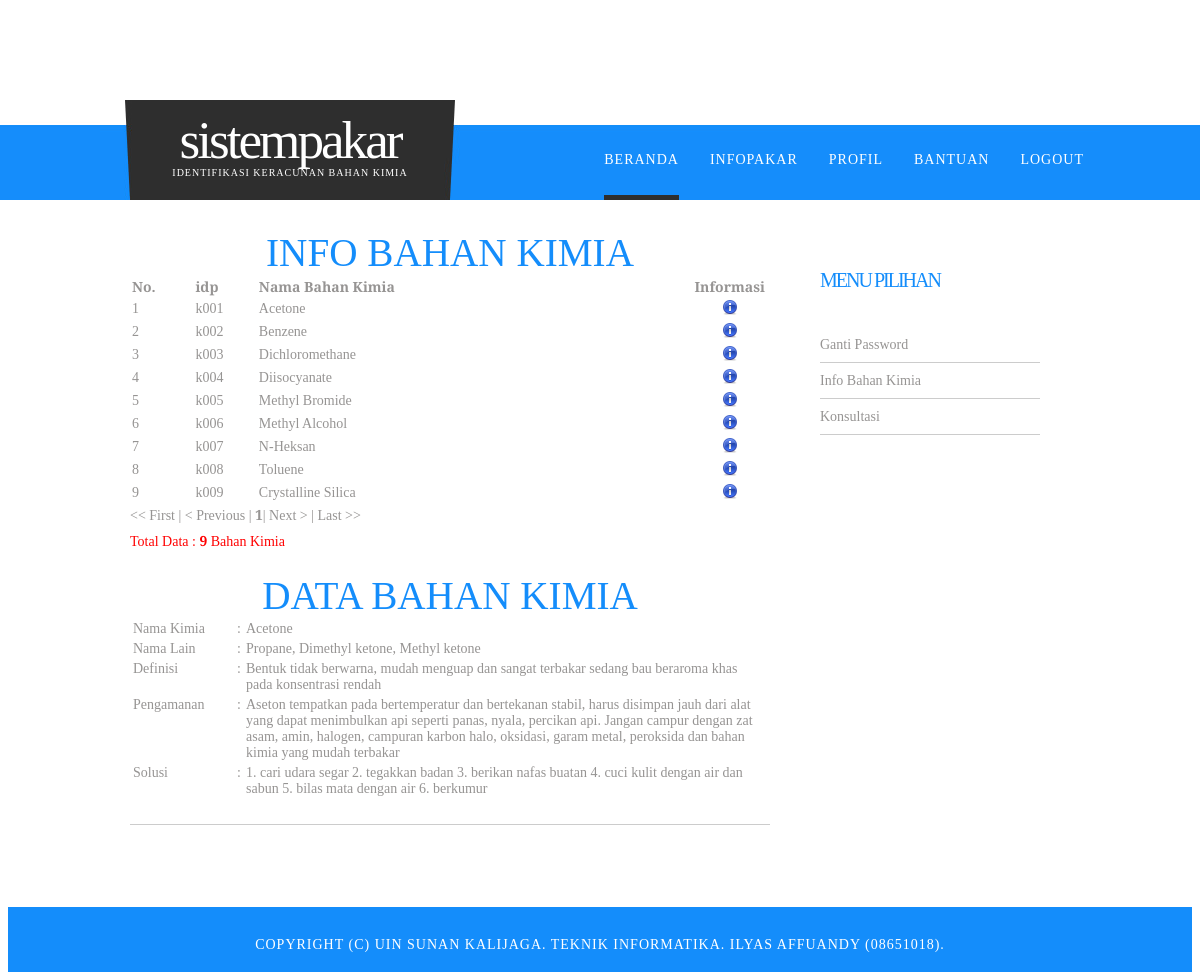
The app's page /home.php?page=infokimia&aksi=edit&idk=k001 (signed in), older data.
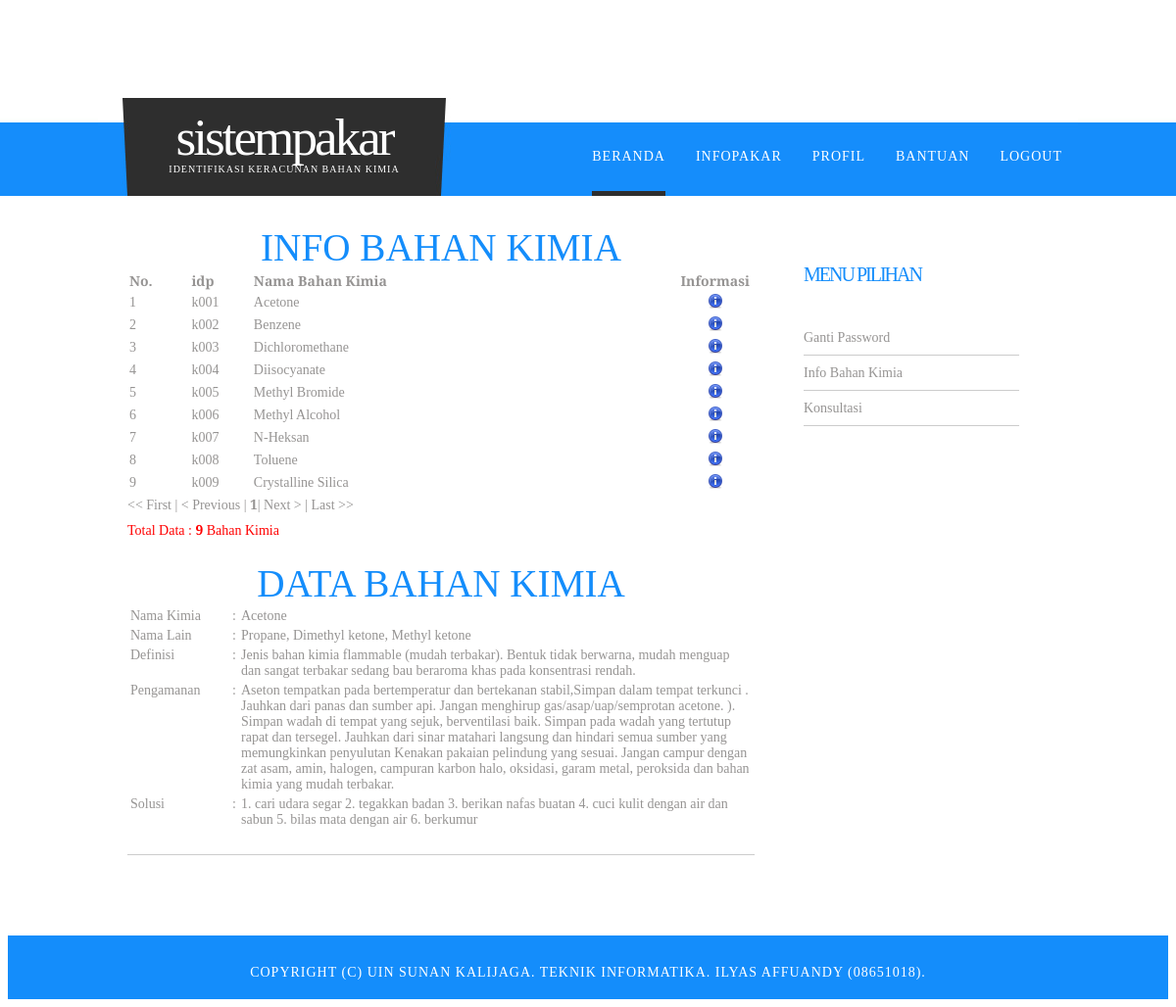
The same page, newer data.
### tables this page shows
CREATE TABLE IF NOT EXISTS `kimia` (
  `idk` varchar(4) NOT NULL,
  `nm_kimia` varchar(35) NOT NULL,
  `nama_lain` text NOT NULL,
  `definisi` text NOT NULL,
  `pencegahan` text NOT NULL,
  `solusi` text NOT NULL,
  PRIMARY KEY (`idk`)
);

### page/infokimia.php (the view, shortened to what this page needs)
<h2 align="center">INFO BAHAN KIMIA</h2>
<table width="100%" align="left" border="0" cellpadding="1" cellspacing="1">
	<thead >
		<th width="10%" >No.</th>
		<th width="10%">idp</th>
		<th width="70%">Nama Bahan Kimia</th>
		<th width="40%"align="center">Informasi</th>
	</thead>
<tbody>
<?php
$batas=10;
$halaman = $_GET['halaman'];
if(empty($halaman))
{
$posisi=0;
$halaman=1;
}
else
{
$posisi = ($halaman-1) * $batas;
}
$no=$posisi+1;
$sql=  mysql_query("SELECT * FROM kimia ORDER BY idk ASC limit $posisi,$batas") or die (mysql_query());
if (mysql_num_rows($sql) == 0){
	echo '<tr><td colspan=4><center><br/><h4>Tidak ada data</h4></center></td></tr>';
	}else{
while ($row = mysql_fetch_assoc($sql)) {
     echo '<tr>
			<td>'.$no.'</td>
			<td>'.$row['idk'].'</td>
			<td>'.$row['nm_kimia'].'</td>
			<td align="center"><a href="home.php?page=infokimia&aksi=edit&idk='.$row['idk'].'" title="lihat"><img src="images/icons/information.png" alt="lihat" /></a><td></tr>';
$no++;
			}
}
?>
	</tbody>
</table>
<table><tbody>
<?php
$file="?page=infokimia";
$tampil2="SELECT * FROM kimia ORDER BY idk ASC";
$hasil2=mysql_query($tampil2);
$jmldata=mysql_num_rows($hasil2);
$jmlhalaman=ceil($jmldata/$batas);
$angka=($halaman > 3 ? " ... " : " ");
for($i=$halaman-2;$i<$halaman;$i++)
{
if ($i < 1)
continue;
$angka .= "<a href=$file&&halaman=$i>$i</A> ";
}
$angka .= " <b>$halaman</b> ";
for($i=$halaman+1;$i<($halaman+3);$i++)
{
if ($i > $jmlhalaman)
break;
$angka .= "<a href=$file&&halaman=$i>$i</A> ";
}
$angka .= ($halaman+2<$jmlhalaman ? " ...
<a href=$file&&halaman=$jmlhalaman>$jmlhalaman</A> " : " ");
echo "$angka";
echo "<p><font color=red>Total Data : <b>$jmldata</b> Bahan Kimia</font></p>";
?>
</tbody>
</table>
	<form action="" id="form" method="post">
		<?php
		if (isset($_GET['aksi'])=="edit"){
			$idk 	= $_GET['idk'];
			$sql = "select * from kimia WHERE idk='$idk'";
			$result = mysql_query($sql);
		if( mysql_num_rows($result) > 0){
    ?>
				<table center>
				<h2 align="center">DATA BAHAN KIMIA</h2>
	<?php
			while($data = mysql_fetch_array($result)){?>
			<tr valign="top">
			<td width="100">Nama Kimia</td>
			<td width="5">: </td>
			<td><div align="left"><?php echo $data['nm_kimia'];?></div></td>
			</tr>
			<tr valign="top">
			<td width="100">Nama Lain</td>
			<td width="5">: </td>
			<td><div align="left"><?php echo $data['nama_lain'];?></div></td>
			</tr>
			<tr valign="top">
			<td width="100">Definisi</td>
			<td width="5">: </td>
			<td><div align="left"><?php echo $data['definisi'];?></div></td>
			</tr>
			<tr valign="top">
			<td width="100">Pengamanan</td>
			<td width="5">: </td>
			<td><div align="left"><?php echo $data['pencegahan'];?></div></td>
			</tr>
			<tr valign="top">
			<td width="100">Solusi</td>
			<td width="5">: </td>
			<td><div align="left"><?php echo $data['solusi'];?></div></td>
			</tr>
			<tr valign="top">
			<td width="75"></td>
			<td width="5"></td>
			<td>
		</td>
		</tr>
		<?php }?>
	</table>
	<?php
    }else{
    echo 'Data Tidak Ditemukan!';
    }
    }
    ?>
</form>

Row changes from the older to the newer data that the page shows:
changed kimia "Acetone": definisi "Bentuk tidak berwarna, mudah menguap dan sangat terbakar sedang bau beraroma khas pada konsentrasi rendah" → "Jenis bahan kimia flammable (mudah terbakar). Bentuk tidak berwarna, mudah menguap dan sangat terbakar sedang bau beraroma khas pada konsentrasi rendah."; pencegahan "…pada bertemperatur dan bertekanan stabil, harus disimpan jauh dari alat yang dapat menimbulkan api seperti panas, nyala, percikan api. Jangan campur dengan zat asam, amin, halogen, campuran karbon halo, oksidasi, garam metal, peroksida dan bahan kimia yang mudah terbakar" → "…pada bertemperatur dan bertekanan stabil,Simpan dalam tempat terkunci . Jauhkan dari panas dan sumber api. Jangan menghirup gas/asap/uap/semprotan acetone. ). Simpan wadah di tempat yang sejuk, berventilasi baik. Simpan pada wadah yang tertutup rapat dan tersegel. Jauhkan dari sinar matahari langsung dan hindari semua sumber yang memungkinkan penyulutan Kenakan pakaian pelindung yang sesuai. Jangan campur dengan zat asam, amin, halogen, campuran karbon halo, oksidasi, garam metal, peroksida dan bahan kimia yang mudah terbakar."
